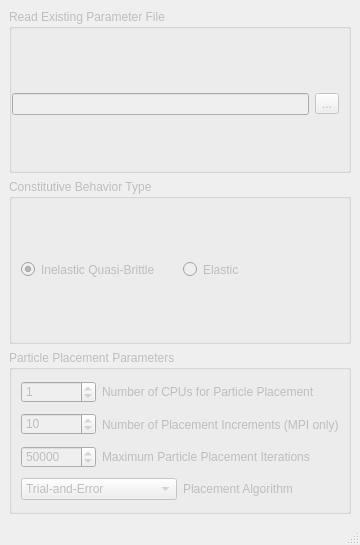
<?xml version="1.0" encoding="UTF-8"?>
<ui version="4.0">
 <class>MainWindow</class>
 <widget class="QMainWindow" name="MainWindow">
  <property name="geometry">
   <rect>
    <x>0</x>
    <y>0</y>
    <width>347</width>
    <height>545</height>
   </rect>
  </property>
  <property name="sizePolicy">
   <sizepolicy hsizetype="Preferred" vsizetype="Maximum">
    <horstretch>0</horstretch>
    <verstretch>0</verstretch>
   </sizepolicy>
  </property>
  <property name="windowIcon">
   <iconset resource="../icons.qrc">
    <normaloff>:/icons/PartDesignWorkbench.svg</normaloff>:/icons/PartDesignWorkbench.svg</iconset>
  </property>
  <property name="styleSheet">
   <string notr="true"/>
  </property>
  <property name="unifiedTitleAndToolBarOnMac">
   <bool>true</bool>
  </property>
  <widget class="QWidget" name="centralwidget">
   <property name="sizePolicy">
    <sizepolicy hsizetype="Expanding" vsizetype="Expanding">
     <horstretch>0</horstretch>
     <verstretch>0</verstretch>
    </sizepolicy>
   </property>
   <layout class="QGridLayout" name="gridLayout_3">
    <item row="0" column="0">
     <widget class="QGroupBox" name="gb_working_dir">
      <property name="enabled">
       <bool>false</bool>
      </property>
      <property name="styleSheet">
       <string notr="true">border-color: rgb(182, 182, 182);</string>
      </property>
      <property name="title">
       <string>Read Existing Parameter File</string>
      </property>
      <layout class="QHBoxLayout" name="horizontalLayout_6">
       <property name="leftMargin">
        <number>0</number>
       </property>
       <property name="bottomMargin">
        <number>0</number>
       </property>
       <item>
        <widget class="QLineEdit" name="paramLocation">
         <property name="enabled">
          <bool>false</bool>
         </property>
         <property name="readOnly">
          <bool>true</bool>
         </property>
        </widget>
       </item>
       <item>
        <widget class="QToolButton" name="readFileButton">
         <property name="enabled">
          <bool>false</bool>
         </property>
         <property name="text">
          <string notr="true">...</string>
         </property>
        </widget>
       </item>
      </layout>
     </widget>
    </item>
    <item row="1" column="0">
     <widget class="QGroupBox" name="gb_analysis_type">
      <property name="enabled">
       <bool>false</bool>
      </property>
      <property name="autoFillBackground">
       <bool>false</bool>
      </property>
      <property name="styleSheet">
       <string notr="true">border-color: rgb(182, 182, 182);</string>
      </property>
      <property name="title">
       <string>Constitutive Behavior Type</string>
      </property>
      <layout class="QGridLayout" name="gridLayout">
       <property name="leftMargin">
        <number>9</number>
       </property>
       <property name="bottomMargin">
        <number>9</number>
       </property>
       <item row="1" column="0">
        <widget class="Gui::PrefRadioButton" name="inelasticQuasi">
         <property name="text">
          <string>Inelastic Quasi-Brittle</string>
         </property>
         <property name="checked">
          <bool>true</bool>
         </property>
        </widget>
       </item>
       <item row="1" column="2">
        <widget class="Gui::PrefRadioButton" name="elastic">
         <property name="text">
          <string>Elastic</string>
         </property>
        </widget>
       </item>
      </layout>
     </widget>
    </item>
    <item row="2" column="0">
     <widget class="QGroupBox" name="gb_analysis_type_2">
      <property name="enabled">
       <bool>false</bool>
      </property>
      <property name="styleSheet">
       <string notr="true">border-color: rgb(182, 182, 182);</string>
      </property>
      <property name="title">
       <string>Particle Placement Parameters</string>
      </property>
      <layout class="QGridLayout" name="gridLayout_2">
       <item row="0" column="0">
        <layout class="QHBoxLayout" name="horizontalLayout_2">
         <item>
          <widget class="QSpinBox" name="numCPUbox">
           <property name="sizePolicy">
            <sizepolicy hsizetype="Fixed" vsizetype="Fixed">
             <horstretch>0</horstretch>
             <verstretch>0</verstretch>
            </sizepolicy>
           </property>
           <property name="minimumSize">
            <size>
             <width>75</width>
             <height>0</height>
            </size>
           </property>
           <property name="maximumSize">
            <size>
             <width>75</width>
             <height>16777215</height>
            </size>
           </property>
           <property name="maximum">
            <number>999999999</number>
           </property>
           <property name="value">
            <number>1</number>
           </property>
          </widget>
         </item>
         <item>
          <widget class="QLabel" name="label_2">
           <property name="text">
            <string>Number of CPUs for Particle Placement</string>
           </property>
          </widget>
         </item>
        </layout>
       </item>
       <item row="1" column="0">
        <layout class="QHBoxLayout" name="horizontalLayout_3">
         <item>
          <widget class="QSpinBox" name="numPIncBox">
           <property name="sizePolicy">
            <sizepolicy hsizetype="Fixed" vsizetype="Fixed">
             <horstretch>0</horstretch>
             <verstretch>0</verstretch>
            </sizepolicy>
           </property>
           <property name="minimumSize">
            <size>
             <width>75</width>
             <height>0</height>
            </size>
           </property>
           <property name="maximumSize">
            <size>
             <width>75</width>
             <height>16777215</height>
            </size>
           </property>
           <property name="maximum">
            <number>999999999</number>
           </property>
           <property name="value">
            <number>10</number>
           </property>
          </widget>
         </item>
         <item>
          <widget class="QLabel" name="label_3">
           <property name="text">
            <string>Number of Placement Increments (MPI only)</string>
           </property>
          </widget>
         </item>
        </layout>
       </item>
       <item row="2" column="0">
        <layout class="QHBoxLayout" name="horizontalLayout_4">
         <item>
          <widget class="QSpinBox" name="numIncBox">
           <property name="sizePolicy">
            <sizepolicy hsizetype="Fixed" vsizetype="Fixed">
             <horstretch>0</horstretch>
             <verstretch>0</verstretch>
            </sizepolicy>
           </property>
           <property name="minimumSize">
            <size>
             <width>75</width>
             <height>0</height>
            </size>
           </property>
           <property name="maximumSize">
            <size>
             <width>75</width>
             <height>16777215</height>
            </size>
           </property>
           <property name="maximum">
            <number>999999999</number>
           </property>
           <property name="value">
            <number>50000</number>
           </property>
          </widget>
         </item>
         <item>
          <widget class="QLabel" name="label_4">
           <property name="text">
            <string>Maximum Particle Placement Iterations</string>
           </property>
          </widget>
         </item>
        </layout>
       </item>
       <item row="3" column="0">
        <layout class="QHBoxLayout" name="horizontalLayout">
         <item>
          <widget class="QComboBox" name="placementAlg">
           <property name="minimumSize">
            <size>
             <width>150</width>
             <height>0</height>
            </size>
           </property>
           <item>
            <property name="text">
             <string>Trial-and-Error</string>
            </property>
           </item>
          </widget>
         </item>
         <item>
          <widget class="QLabel" name="label">
           <property name="text">
            <string>Placement Algorithm</string>
           </property>
          </widget>
         </item>
        </layout>
       </item>
      </layout>
     </widget>
    </item>
   </layout>
  </widget>
  <widget class="QMenuBar" name="menubar">
   <property name="geometry">
    <rect>
     <x>0</x>
     <y>0</y>
     <width>347</width>
     <height>21</height>
    </rect>
   </property>
  </widget>
  <widget class="QStatusBar" name="statusbar"/>
 </widget>
 <customwidgets>
  <customwidget>
   <class>Gui::PrefRadioButton</class>
   <extends>QRadioButton</extends>
   <header>Gui/PrefWidgets.h</header>
  </customwidget>
 </customwidgets>
 <resources>
  <include location="../icons.qrc"/>
 </resources>
 <connections/>
</ui>
